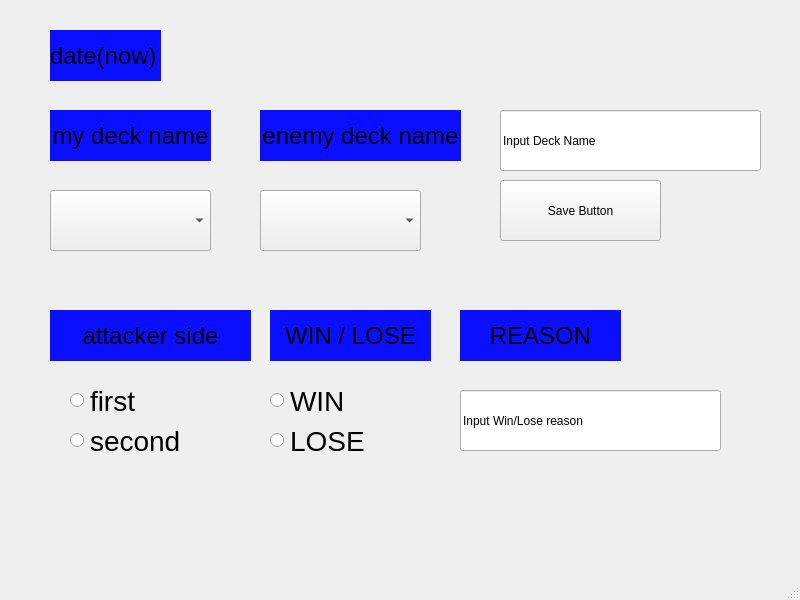
<?xml version="1.0" encoding="UTF-8"?>
<ui version="4.0">
 <class>MainWindow</class>
 <widget class="QMainWindow" name="MainWindow">
  <property name="geometry">
   <rect>
    <x>0</x>
    <y>0</y>
    <width>800</width>
    <height>600</height>
   </rect>
  </property>
  <property name="windowTitle">
   <string>MainWindow</string>
  </property>
  <widget class="QWidget" name="centralwidget">
   <widget class="QLabel" name="label_Time">
    <property name="geometry">
     <rect>
      <x>50</x>
      <y>30</y>
      <width>111</width>
      <height>51</height>
     </rect>
    </property>
    <property name="font">
     <font>
      <pointsize>18</pointsize>
     </font>
    </property>
    <property name="styleSheet">
     <string notr="true">background-color: rgb(11, 15, 255);</string>
    </property>
    <property name="text">
     <string>date(now)</string>
    </property>
   </widget>
   <widget class="QLabel" name="label_DecknameMine">
    <property name="geometry">
     <rect>
      <x>50</x>
      <y>110</y>
      <width>161</width>
      <height>51</height>
     </rect>
    </property>
    <property name="font">
     <font>
      <pointsize>18</pointsize>
     </font>
    </property>
    <property name="styleSheet">
     <string notr="true">background-color: rgb(11, 15, 255);</string>
    </property>
    <property name="text">
     <string>my deck name</string>
    </property>
    <property name="alignment">
     <set>Qt::AlignmentFlag::AlignCenter</set>
    </property>
   </widget>
   <widget class="QLabel" name="label_DecknameEnemy">
    <property name="geometry">
     <rect>
      <x>260</x>
      <y>110</y>
      <width>201</width>
      <height>51</height>
     </rect>
    </property>
    <property name="font">
     <font>
      <pointsize>18</pointsize>
     </font>
    </property>
    <property name="styleSheet">
     <string notr="true">background-color: rgb(11, 15, 255);</string>
    </property>
    <property name="text">
     <string>enemy deck name</string>
    </property>
    <property name="alignment">
     <set>Qt::AlignmentFlag::AlignCenter</set>
    </property>
   </widget>
   <widget class="QLabel" name="label_Attackerside">
    <property name="geometry">
     <rect>
      <x>50</x>
      <y>310</y>
      <width>201</width>
      <height>51</height>
     </rect>
    </property>
    <property name="font">
     <font>
      <pointsize>18</pointsize>
     </font>
    </property>
    <property name="styleSheet">
     <string notr="true">background-color: rgb(11, 15, 255);</string>
    </property>
    <property name="text">
     <string>attacker side</string>
    </property>
    <property name="alignment">
     <set>Qt::AlignmentFlag::AlignCenter</set>
    </property>
   </widget>
   <widget class="QLabel" name="label_WinLose">
    <property name="geometry">
     <rect>
      <x>270</x>
      <y>310</y>
      <width>161</width>
      <height>51</height>
     </rect>
    </property>
    <property name="font">
     <font>
      <pointsize>18</pointsize>
     </font>
    </property>
    <property name="styleSheet">
     <string notr="true">background-color: rgb(11, 15, 255);</string>
    </property>
    <property name="text">
     <string>WIN / LOSE</string>
    </property>
    <property name="alignment">
     <set>Qt::AlignmentFlag::AlignCenter</set>
    </property>
   </widget>
   <widget class="QLabel" name="label_Reason">
    <property name="geometry">
     <rect>
      <x>460</x>
      <y>310</y>
      <width>161</width>
      <height>51</height>
     </rect>
    </property>
    <property name="font">
     <font>
      <pointsize>18</pointsize>
     </font>
    </property>
    <property name="styleSheet">
     <string notr="true">background-color: rgb(11, 15, 255);</string>
    </property>
    <property name="text">
     <string>REASON</string>
    </property>
    <property name="alignment">
     <set>Qt::AlignmentFlag::AlignCenter</set>
    </property>
   </widget>
   <widget class="QRadioButton" name="radioButton_First">
    <property name="geometry">
     <rect>
      <x>70</x>
      <y>380</y>
      <width>171</width>
      <height>41</height>
     </rect>
    </property>
    <property name="font">
     <font>
      <pointsize>21</pointsize>
     </font>
    </property>
    <property name="text">
     <string>first</string>
    </property>
   </widget>
   <widget class="QRadioButton" name="radioButton_Second">
    <property name="geometry">
     <rect>
      <x>70</x>
      <y>420</y>
      <width>171</width>
      <height>41</height>
     </rect>
    </property>
    <property name="font">
     <font>
      <pointsize>21</pointsize>
     </font>
    </property>
    <property name="text">
     <string>second</string>
    </property>
   </widget>
   <widget class="QComboBox" name="comboBox_DecknameMine">
    <property name="geometry">
     <rect>
      <x>50</x>
      <y>190</y>
      <width>161</width>
      <height>61</height>
     </rect>
    </property>
   </widget>
   <widget class="QComboBox" name="comboBox_DecknameEnemy">
    <property name="geometry">
     <rect>
      <x>260</x>
      <y>190</y>
      <width>161</width>
      <height>61</height>
     </rect>
    </property>
   </widget>
   <widget class="QPushButton" name="saveButton">
    <property name="geometry">
     <rect>
      <x>500</x>
      <y>180</y>
      <width>161</width>
      <height>61</height>
     </rect>
    </property>
    <property name="text">
     <string>Save Button</string>
    </property>
   </widget>
   <widget class="QLineEdit" name="nameInput">
    <property name="geometry">
     <rect>
      <x>500</x>
      <y>110</y>
      <width>261</width>
      <height>61</height>
     </rect>
    </property>
    <property name="text">
     <string>Input Deck Name</string>
    </property>
   </widget>
   <widget class="QRadioButton" name="radioButton_Win">
    <property name="geometry">
     <rect>
      <x>270</x>
      <y>380</y>
      <width>171</width>
      <height>41</height>
     </rect>
    </property>
    <property name="font">
     <font>
      <pointsize>21</pointsize>
     </font>
    </property>
    <property name="text">
     <string>WIN</string>
    </property>
   </widget>
   <widget class="QRadioButton" name="radioButton_Lose">
    <property name="geometry">
     <rect>
      <x>270</x>
      <y>420</y>
      <width>171</width>
      <height>41</height>
     </rect>
    </property>
    <property name="font">
     <font>
      <pointsize>21</pointsize>
     </font>
    </property>
    <property name="text">
     <string>LOSE</string>
    </property>
   </widget>
   <widget class="QLineEdit" name="lineEdit_Reason">
    <property name="geometry">
     <rect>
      <x>460</x>
      <y>390</y>
      <width>261</width>
      <height>61</height>
     </rect>
    </property>
    <property name="text">
     <string>Input Win/Lose reason</string>
    </property>
   </widget>
  </widget>
  <widget class="QMenuBar" name="menubar">
   <property name="geometry">
    <rect>
     <x>0</x>
     <y>0</y>
     <width>800</width>
     <height>22</height>
    </rect>
   </property>
  </widget>
  <widget class="QStatusBar" name="statusbar"/>
 </widget>
 <resources/>
 <connections/>
</ui>
